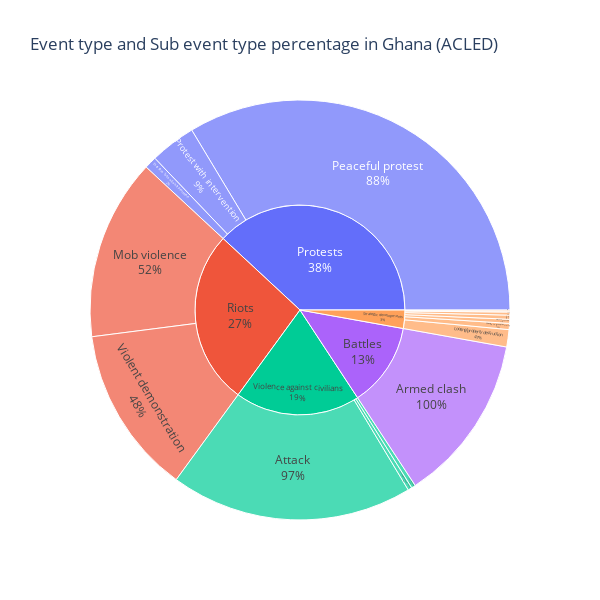

The notebook cell saved with this chart:
### Code cell
# Event type and Sub event type visualisation 

fig = px.sunburst(sub_event, 
                  path=['event_type', 'sub_event_type'], 
                  values='count',
                 title=' Event type and Sub event type percentage in Ghana (ACLED)',
                 width=600, # Width of map
                height=600,)
fig.update_traces(textinfo="label+percent parent")
fig.show()

### Figure 1 — Plotly figure (JSON) as saved in the notebook; plotly's stock layout.template omitted (floating-point values rounded to 4 significant figures)
{"data": [{"branchvalues": "total", "domain": {"x": [0, 1], "y": [0, 1]}, "hovertemplate": "labels=%{label}<br>count=%{value}<br>parent=%{parent}<br>id=%{id}<extra></extra>", "ids": ["Violence against civilians/Abduction/forced disappearance", "Strategic developments/Agreement", "Battles/Armed clash", "Strategic developments/Arrests", "Violence against civilians/Attack", "Strategic developments/Change to group/activity", "Strategic developments/Disrupted weapons use", "Protests/Excessive force against protesters", "Strategic developments/Headquarters or base established", "Strategic developments/Looting/property destruction", "Riots/Mob violence", "Strategic developments/Other", "Protests/Peaceful protest", "Protests/Protest with intervention", "Violence against civilians/Sexual violence", "Riots/Violent demonstration", "Battles", "Protests", "Riots", "Strategic developments", "Violence against civilians"], "labels": ["Abduction/forced disappearance", "Agreement", "Armed clash", "Arrests", "Attack", "Change to group/activity", "Disrupted weapons use", "Excessive force against protesters", "Headquarters or base established", "Looting/property destruction", "Mob violence", "Other", "Peaceful protest", "Protest with intervention", "Sexual violence", "Violent demonstration", "Battles", "Protests", "Riots", "Strategic developments", "Violence against civilians"], "name": "", "parents": ["Violence against civilians", "Strategic developments", "Battles", "Strategic developments", "Violence against civilians", "Strategic developments", "Strategic developments", "Protests", "Strategic developments", "Strategic developments", "Riots", "Strategic developments", "Protests", "Protests", "Violence against civilians", "Riots", "", "", "", "", ""], "textinfo": "label+percent parent", "type": "sunburst", "values": [4, 1, 165, 3, 238, 6, 4, 12, 1, 17, 178, 4, 429, 45, 4, 165, 165, 486, 343, 36, 246]}], "layout": {"height": 600, "legend": {"tracegroupgap": 0}, "title": {"text": " Event type and Sub event type percentage in Ghana (ACLED)"}, "width": 600}}
